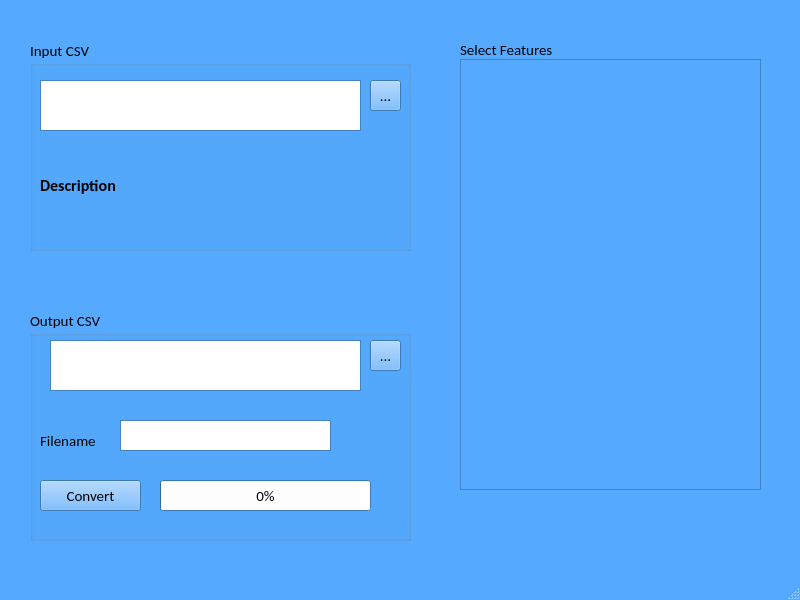
<?xml version="1.0" encoding="UTF-8"?>
<ui version="4.0">
 <class>MainWindow</class>
 <widget class="QMainWindow" name="MainWindow">
  <property name="geometry">
   <rect>
    <x>0</x>
    <y>0</y>
    <width>800</width>
    <height>600</height>
   </rect>
  </property>
  <property name="palette">
   <palette>
    <active>
     <colorrole role="WindowText">
      <brush brushstyle="SolidPattern">
       <color alpha="255">
        <red>0</red>
        <green>0</green>
        <blue>0</blue>
       </color>
      </brush>
     </colorrole>
     <colorrole role="Button">
      <brush brushstyle="SolidPattern">
       <color alpha="255">
        <red>85</red>
        <green>170</green>
        <blue>255</blue>
       </color>
      </brush>
     </colorrole>
     <colorrole role="Light">
      <brush brushstyle="SolidPattern">
       <color alpha="255">
        <red>213</red>
        <green>234</green>
        <blue>255</blue>
       </color>
      </brush>
     </colorrole>
     <colorrole role="Midlight">
      <brush brushstyle="SolidPattern">
       <color alpha="255">
        <red>149</red>
        <green>202</green>
        <blue>255</blue>
       </color>
      </brush>
     </colorrole>
     <colorrole role="Dark">
      <brush brushstyle="SolidPattern">
       <color alpha="255">
        <red>42</red>
        <green>85</green>
        <blue>127</blue>
       </color>
      </brush>
     </colorrole>
     <colorrole role="Mid">
      <brush brushstyle="SolidPattern">
       <color alpha="255">
        <red>56</red>
        <green>113</green>
        <blue>170</blue>
       </color>
      </brush>
     </colorrole>
     <colorrole role="Text">
      <brush brushstyle="SolidPattern">
       <color alpha="255">
        <red>0</red>
        <green>0</green>
        <blue>0</blue>
       </color>
      </brush>
     </colorrole>
     <colorrole role="BrightText">
      <brush brushstyle="SolidPattern">
       <color alpha="255">
        <red>255</red>
        <green>255</green>
        <blue>255</blue>
       </color>
      </brush>
     </colorrole>
     <colorrole role="ButtonText">
      <brush brushstyle="SolidPattern">
       <color alpha="255">
        <red>0</red>
        <green>0</green>
        <blue>0</blue>
       </color>
      </brush>
     </colorrole>
     <colorrole role="Base">
      <brush brushstyle="SolidPattern">
       <color alpha="255">
        <red>255</red>
        <green>255</green>
        <blue>255</blue>
       </color>
      </brush>
     </colorrole>
     <colorrole role="Window">
      <brush brushstyle="SolidPattern">
       <color alpha="255">
        <red>85</red>
        <green>170</green>
        <blue>255</blue>
       </color>
      </brush>
     </colorrole>
     <colorrole role="Shadow">
      <brush brushstyle="SolidPattern">
       <color alpha="255">
        <red>0</red>
        <green>0</green>
        <blue>0</blue>
       </color>
      </brush>
     </colorrole>
     <colorrole role="AlternateBase">
      <brush brushstyle="SolidPattern">
       <color alpha="255">
        <red>170</red>
        <green>212</green>
        <blue>255</blue>
       </color>
      </brush>
     </colorrole>
     <colorrole role="ToolTipBase">
      <brush brushstyle="SolidPattern">
       <color alpha="255">
        <red>255</red>
        <green>255</green>
        <blue>220</blue>
       </color>
      </brush>
     </colorrole>
     <colorrole role="ToolTipText">
      <brush brushstyle="SolidPattern">
       <color alpha="255">
        <red>0</red>
        <green>0</green>
        <blue>0</blue>
       </color>
      </brush>
     </colorrole>
    </active>
    <inactive>
     <colorrole role="WindowText">
      <brush brushstyle="SolidPattern">
       <color alpha="255">
        <red>0</red>
        <green>0</green>
        <blue>0</blue>
       </color>
      </brush>
     </colorrole>
     <colorrole role="Button">
      <brush brushstyle="SolidPattern">
       <color alpha="255">
        <red>85</red>
        <green>170</green>
        <blue>255</blue>
       </color>
      </brush>
     </colorrole>
     <colorrole role="Light">
      <brush brushstyle="SolidPattern">
       <color alpha="255">
        <red>213</red>
        <green>234</green>
        <blue>255</blue>
       </color>
      </brush>
     </colorrole>
     <colorrole role="Midlight">
      <brush brushstyle="SolidPattern">
       <color alpha="255">
        <red>149</red>
        <green>202</green>
        <blue>255</blue>
       </color>
      </brush>
     </colorrole>
     <colorrole role="Dark">
      <brush brushstyle="SolidPattern">
       <color alpha="255">
        <red>42</red>
        <green>85</green>
        <blue>127</blue>
       </color>
      </brush>
     </colorrole>
     <colorrole role="Mid">
      <brush brushstyle="SolidPattern">
       <color alpha="255">
        <red>56</red>
        <green>113</green>
        <blue>170</blue>
       </color>
      </brush>
     </colorrole>
     <colorrole role="Text">
      <brush brushstyle="SolidPattern">
       <color alpha="255">
        <red>0</red>
        <green>0</green>
        <blue>0</blue>
       </color>
      </brush>
     </colorrole>
     <colorrole role="BrightText">
      <brush brushstyle="SolidPattern">
       <color alpha="255">
        <red>255</red>
        <green>255</green>
        <blue>255</blue>
       </color>
      </brush>
     </colorrole>
     <colorrole role="ButtonText">
      <brush brushstyle="SolidPattern">
       <color alpha="255">
        <red>0</red>
        <green>0</green>
        <blue>0</blue>
       </color>
      </brush>
     </colorrole>
     <colorrole role="Base">
      <brush brushstyle="SolidPattern">
       <color alpha="255">
        <red>255</red>
        <green>255</green>
        <blue>255</blue>
       </color>
      </brush>
     </colorrole>
     <colorrole role="Window">
      <brush brushstyle="SolidPattern">
       <color alpha="255">
        <red>85</red>
        <green>170</green>
        <blue>255</blue>
       </color>
      </brush>
     </colorrole>
     <colorrole role="Shadow">
      <brush brushstyle="SolidPattern">
       <color alpha="255">
        <red>0</red>
        <green>0</green>
        <blue>0</blue>
       </color>
      </brush>
     </colorrole>
     <colorrole role="AlternateBase">
      <brush brushstyle="SolidPattern">
       <color alpha="255">
        <red>170</red>
        <green>212</green>
        <blue>255</blue>
       </color>
      </brush>
     </colorrole>
     <colorrole role="ToolTipBase">
      <brush brushstyle="SolidPattern">
       <color alpha="255">
        <red>255</red>
        <green>255</green>
        <blue>220</blue>
       </color>
      </brush>
     </colorrole>
     <colorrole role="ToolTipText">
      <brush brushstyle="SolidPattern">
       <color alpha="255">
        <red>0</red>
        <green>0</green>
        <blue>0</blue>
       </color>
      </brush>
     </colorrole>
    </inactive>
    <disabled>
     <colorrole role="WindowText">
      <brush brushstyle="SolidPattern">
       <color alpha="255">
        <red>42</red>
        <green>85</green>
        <blue>127</blue>
       </color>
      </brush>
     </colorrole>
     <colorrole role="Button">
      <brush brushstyle="SolidPattern">
       <color alpha="255">
        <red>85</red>
        <green>170</green>
        <blue>255</blue>
       </color>
      </brush>
     </colorrole>
     <colorrole role="Light">
      <brush brushstyle="SolidPattern">
       <color alpha="255">
        <red>213</red>
        <green>234</green>
        <blue>255</blue>
       </color>
      </brush>
     </colorrole>
     <colorrole role="Midlight">
      <brush brushstyle="SolidPattern">
       <color alpha="255">
        <red>149</red>
        <green>202</green>
        <blue>255</blue>
       </color>
      </brush>
     </colorrole>
     <colorrole role="Dark">
      <brush brushstyle="SolidPattern">
       <color alpha="255">
        <red>42</red>
        <green>85</green>
        <blue>127</blue>
       </color>
      </brush>
     </colorrole>
     <colorrole role="Mid">
      <brush brushstyle="SolidPattern">
       <color alpha="255">
        <red>56</red>
        <green>113</green>
        <blue>170</blue>
       </color>
      </brush>
     </colorrole>
     <colorrole role="Text">
      <brush brushstyle="SolidPattern">
       <color alpha="255">
        <red>42</red>
        <green>85</green>
        <blue>127</blue>
       </color>
      </brush>
     </colorrole>
     <colorrole role="BrightText">
      <brush brushstyle="SolidPattern">
       <color alpha="255">
        <red>255</red>
        <green>255</green>
        <blue>255</blue>
       </color>
      </brush>
     </colorrole>
     <colorrole role="ButtonText">
      <brush brushstyle="SolidPattern">
       <color alpha="255">
        <red>42</red>
        <green>85</green>
        <blue>127</blue>
       </color>
      </brush>
     </colorrole>
     <colorrole role="Base">
      <brush brushstyle="SolidPattern">
       <color alpha="255">
        <red>85</red>
        <green>170</green>
        <blue>255</blue>
       </color>
      </brush>
     </colorrole>
     <colorrole role="Window">
      <brush brushstyle="SolidPattern">
       <color alpha="255">
        <red>85</red>
        <green>170</green>
        <blue>255</blue>
       </color>
      </brush>
     </colorrole>
     <colorrole role="Shadow">
      <brush brushstyle="SolidPattern">
       <color alpha="255">
        <red>0</red>
        <green>0</green>
        <blue>0</blue>
       </color>
      </brush>
     </colorrole>
     <colorrole role="AlternateBase">
      <brush brushstyle="SolidPattern">
       <color alpha="255">
        <red>85</red>
        <green>170</green>
        <blue>255</blue>
       </color>
      </brush>
     </colorrole>
     <colorrole role="ToolTipBase">
      <brush brushstyle="SolidPattern">
       <color alpha="255">
        <red>255</red>
        <green>255</green>
        <blue>220</blue>
       </color>
      </brush>
     </colorrole>
     <colorrole role="ToolTipText">
      <brush brushstyle="SolidPattern">
       <color alpha="255">
        <red>0</red>
        <green>0</green>
        <blue>0</blue>
       </color>
      </brush>
     </colorrole>
    </disabled>
   </palette>
  </property>
  <property name="font">
   <font>
    <family>Calibri</family>
    <pointsize>11</pointsize>
   </font>
  </property>
  <property name="windowTitle">
   <string>MainWindow</string>
  </property>
  <widget class="QWidget" name="centralwidget">
   <widget class="QGroupBox" name="groupBox">
    <property name="geometry">
     <rect>
      <x>30</x>
      <y>40</y>
      <width>381</width>
      <height>211</height>
     </rect>
    </property>
    <property name="title">
     <string>Input CSV</string>
    </property>
    <widget class="QLabel" name="des">
     <property name="geometry">
      <rect>
       <x>10</x>
       <y>110</y>
       <width>361</width>
       <height>71</height>
      </rect>
     </property>
     <property name="font">
      <font>
       <pointsize>12</pointsize>
       <weight>75</weight>
       <bold>true</bold>
      </font>
     </property>
     <property name="text">
      <string>&lt;html&gt;&lt;head/&gt;&lt;body&gt;&lt;p&gt;Description&lt;/p&gt;&lt;/body&gt;&lt;/html&gt;</string>
     </property>
    </widget>
    <widget class="QTextBrowser" name="input">
     <property name="geometry">
      <rect>
       <x>10</x>
       <y>40</y>
       <width>321</width>
       <height>51</height>
      </rect>
     </property>
    </widget>
    <widget class="QToolButton" name="inputbrowser">
     <property name="geometry">
      <rect>
       <x>340</x>
       <y>40</y>
       <width>31</width>
       <height>31</height>
      </rect>
     </property>
     <property name="text">
      <string>...</string>
     </property>
    </widget>
   </widget>
   <widget class="QGroupBox" name="features">
    <property name="geometry">
     <rect>
      <x>460</x>
      <y>39</y>
      <width>301</width>
      <height>451</height>
     </rect>
    </property>
    <property name="palette">
     <palette>
      <active>
       <colorrole role="WindowText">
        <brush brushstyle="SolidPattern">
         <color alpha="255">
          <red>0</red>
          <green>0</green>
          <blue>0</blue>
         </color>
        </brush>
       </colorrole>
       <colorrole role="Button">
        <brush brushstyle="SolidPattern">
         <color alpha="255">
          <red>85</red>
          <green>170</green>
          <blue>255</blue>
         </color>
        </brush>
       </colorrole>
       <colorrole role="Light">
        <brush brushstyle="SolidPattern">
         <color alpha="255">
          <red>213</red>
          <green>234</green>
          <blue>255</blue>
         </color>
        </brush>
       </colorrole>
       <colorrole role="Midlight">
        <brush brushstyle="SolidPattern">
         <color alpha="255">
          <red>149</red>
          <green>202</green>
          <blue>255</blue>
         </color>
        </brush>
       </colorrole>
       <colorrole role="Dark">
        <brush brushstyle="SolidPattern">
         <color alpha="255">
          <red>42</red>
          <green>85</green>
          <blue>127</blue>
         </color>
        </brush>
       </colorrole>
       <colorrole role="Mid">
        <brush brushstyle="SolidPattern">
         <color alpha="255">
          <red>56</red>
          <green>113</green>
          <blue>170</blue>
         </color>
        </brush>
       </colorrole>
       <colorrole role="Text">
        <brush brushstyle="SolidPattern">
         <color alpha="255">
          <red>0</red>
          <green>0</green>
          <blue>0</blue>
         </color>
        </brush>
       </colorrole>
       <colorrole role="BrightText">
        <brush brushstyle="SolidPattern">
         <color alpha="255">
          <red>255</red>
          <green>255</green>
          <blue>255</blue>
         </color>
        </brush>
       </colorrole>
       <colorrole role="ButtonText">
        <brush brushstyle="SolidPattern">
         <color alpha="255">
          <red>0</red>
          <green>0</green>
          <blue>0</blue>
         </color>
        </brush>
       </colorrole>
       <colorrole role="Base">
        <brush brushstyle="SolidPattern">
         <color alpha="255">
          <red>255</red>
          <green>255</green>
          <blue>255</blue>
         </color>
        </brush>
       </colorrole>
       <colorrole role="Window">
        <brush brushstyle="SolidPattern">
         <color alpha="255">
          <red>85</red>
          <green>170</green>
          <blue>255</blue>
         </color>
        </brush>
       </colorrole>
       <colorrole role="Shadow">
        <brush brushstyle="SolidPattern">
         <color alpha="255">
          <red>0</red>
          <green>0</green>
          <blue>0</blue>
         </color>
        </brush>
       </colorrole>
       <colorrole role="AlternateBase">
        <brush brushstyle="SolidPattern">
         <color alpha="255">
          <red>170</red>
          <green>212</green>
          <blue>255</blue>
         </color>
        </brush>
       </colorrole>
       <colorrole role="ToolTipBase">
        <brush brushstyle="SolidPattern">
         <color alpha="255">
          <red>255</red>
          <green>255</green>
          <blue>220</blue>
         </color>
        </brush>
       </colorrole>
       <colorrole role="ToolTipText">
        <brush brushstyle="SolidPattern">
         <color alpha="255">
          <red>0</red>
          <green>0</green>
          <blue>0</blue>
         </color>
        </brush>
       </colorrole>
      </active>
      <inactive>
       <colorrole role="WindowText">
        <brush brushstyle="SolidPattern">
         <color alpha="255">
          <red>0</red>
          <green>0</green>
          <blue>0</blue>
         </color>
        </brush>
       </colorrole>
       <colorrole role="Button">
        <brush brushstyle="SolidPattern">
         <color alpha="255">
          <red>85</red>
          <green>170</green>
          <blue>255</blue>
         </color>
        </brush>
       </colorrole>
       <colorrole role="Light">
        <brush brushstyle="SolidPattern">
         <color alpha="255">
          <red>213</red>
          <green>234</green>
          <blue>255</blue>
         </color>
        </brush>
       </colorrole>
       <colorrole role="Midlight">
        <brush brushstyle="SolidPattern">
         <color alpha="255">
          <red>149</red>
          <green>202</green>
          <blue>255</blue>
         </color>
        </brush>
       </colorrole>
       <colorrole role="Dark">
        <brush brushstyle="SolidPattern">
         <color alpha="255">
          <red>42</red>
          <green>85</green>
          <blue>127</blue>
         </color>
        </brush>
       </colorrole>
       <colorrole role="Mid">
        <brush brushstyle="SolidPattern">
         <color alpha="255">
          <red>56</red>
          <green>113</green>
          <blue>170</blue>
         </color>
        </brush>
       </colorrole>
       <colorrole role="Text">
        <brush brushstyle="SolidPattern">
         <color alpha="255">
          <red>0</red>
          <green>0</green>
          <blue>0</blue>
         </color>
        </brush>
       </colorrole>
       <colorrole role="BrightText">
        <brush brushstyle="SolidPattern">
         <color alpha="255">
          <red>255</red>
          <green>255</green>
          <blue>255</blue>
         </color>
        </brush>
       </colorrole>
       <colorrole role="ButtonText">
        <brush brushstyle="SolidPattern">
         <color alpha="255">
          <red>0</red>
          <green>0</green>
          <blue>0</blue>
         </color>
        </brush>
       </colorrole>
       <colorrole role="Base">
        <brush brushstyle="SolidPattern">
         <color alpha="255">
          <red>255</red>
          <green>255</green>
          <blue>255</blue>
         </color>
        </brush>
       </colorrole>
       <colorrole role="Window">
        <brush brushstyle="SolidPattern">
         <color alpha="255">
          <red>85</red>
          <green>170</green>
          <blue>255</blue>
         </color>
        </brush>
       </colorrole>
       <colorrole role="Shadow">
        <brush brushstyle="SolidPattern">
         <color alpha="255">
          <red>0</red>
          <green>0</green>
          <blue>0</blue>
         </color>
        </brush>
       </colorrole>
       <colorrole role="AlternateBase">
        <brush brushstyle="SolidPattern">
         <color alpha="255">
          <red>170</red>
          <green>212</green>
          <blue>255</blue>
         </color>
        </brush>
       </colorrole>
       <colorrole role="ToolTipBase">
        <brush brushstyle="SolidPattern">
         <color alpha="255">
          <red>255</red>
          <green>255</green>
          <blue>220</blue>
         </color>
        </brush>
       </colorrole>
       <colorrole role="ToolTipText">
        <brush brushstyle="SolidPattern">
         <color alpha="255">
          <red>0</red>
          <green>0</green>
          <blue>0</blue>
         </color>
        </brush>
       </colorrole>
      </inactive>
      <disabled>
       <colorrole role="WindowText">
        <brush brushstyle="SolidPattern">
         <color alpha="255">
          <red>42</red>
          <green>85</green>
          <blue>127</blue>
         </color>
        </brush>
       </colorrole>
       <colorrole role="Button">
        <brush brushstyle="SolidPattern">
         <color alpha="255">
          <red>85</red>
          <green>170</green>
          <blue>255</blue>
         </color>
        </brush>
       </colorrole>
       <colorrole role="Light">
        <brush brushstyle="SolidPattern">
         <color alpha="255">
          <red>213</red>
          <green>234</green>
          <blue>255</blue>
         </color>
        </brush>
       </colorrole>
       <colorrole role="Midlight">
        <brush brushstyle="SolidPattern">
         <color alpha="255">
          <red>149</red>
          <green>202</green>
          <blue>255</blue>
         </color>
        </brush>
       </colorrole>
       <colorrole role="Dark">
        <brush brushstyle="SolidPattern">
         <color alpha="255">
          <red>42</red>
          <green>85</green>
          <blue>127</blue>
         </color>
        </brush>
       </colorrole>
       <colorrole role="Mid">
        <brush brushstyle="SolidPattern">
         <color alpha="255">
          <red>56</red>
          <green>113</green>
          <blue>170</blue>
         </color>
        </brush>
       </colorrole>
       <colorrole role="Text">
        <brush brushstyle="SolidPattern">
         <color alpha="255">
          <red>42</red>
          <green>85</green>
          <blue>127</blue>
         </color>
        </brush>
       </colorrole>
       <colorrole role="BrightText">
        <brush brushstyle="SolidPattern">
         <color alpha="255">
          <red>255</red>
          <green>255</green>
          <blue>255</blue>
         </color>
        </brush>
       </colorrole>
       <colorrole role="ButtonText">
        <brush brushstyle="SolidPattern">
         <color alpha="255">
          <red>42</red>
          <green>85</green>
          <blue>127</blue>
         </color>
        </brush>
       </colorrole>
       <colorrole role="Base">
        <brush brushstyle="SolidPattern">
         <color alpha="255">
          <red>85</red>
          <green>170</green>
          <blue>255</blue>
         </color>
        </brush>
       </colorrole>
       <colorrole role="Window">
        <brush brushstyle="SolidPattern">
         <color alpha="255">
          <red>85</red>
          <green>170</green>
          <blue>255</blue>
         </color>
        </brush>
       </colorrole>
       <colorrole role="Shadow">
        <brush brushstyle="SolidPattern">
         <color alpha="255">
          <red>0</red>
          <green>0</green>
          <blue>0</blue>
         </color>
        </brush>
       </colorrole>
       <colorrole role="AlternateBase">
        <brush brushstyle="SolidPattern">
         <color alpha="255">
          <red>85</red>
          <green>170</green>
          <blue>255</blue>
         </color>
        </brush>
       </colorrole>
       <colorrole role="ToolTipBase">
        <brush brushstyle="SolidPattern">
         <color alpha="255">
          <red>255</red>
          <green>255</green>
          <blue>220</blue>
         </color>
        </brush>
       </colorrole>
       <colorrole role="ToolTipText">
        <brush brushstyle="SolidPattern">
         <color alpha="255">
          <red>0</red>
          <green>0</green>
          <blue>0</blue>
         </color>
        </brush>
       </colorrole>
      </disabled>
     </palette>
    </property>
    <property name="title">
     <string>Select Features</string>
    </property>
    <widget class="QScrollArea" name="scrol">
     <property name="geometry">
      <rect>
       <x>0</x>
       <y>20</y>
       <width>301</width>
       <height>431</height>
      </rect>
     </property>
     <property name="widgetResizable">
      <bool>true</bool>
     </property>
     <widget class="QWidget" name="scrollAreaWidgetContents">
      <property name="geometry">
       <rect>
        <x>0</x>
        <y>0</y>
        <width>299</width>
        <height>429</height>
       </rect>
      </property>
     </widget>
    </widget>
   </widget>
   <widget class="QGroupBox" name="groupBox_3">
    <property name="geometry">
     <rect>
      <x>30</x>
      <y>310</y>
      <width>381</width>
      <height>231</height>
     </rect>
    </property>
    <property name="title">
     <string>Output CSV</string>
    </property>
    <widget class="QToolButton" name="outputbrowser">
     <property name="geometry">
      <rect>
       <x>340</x>
       <y>30</y>
       <width>31</width>
       <height>31</height>
      </rect>
     </property>
     <property name="text">
      <string>...</string>
     </property>
    </widget>
    <widget class="QLabel" name="label_2">
     <property name="geometry">
      <rect>
       <x>10</x>
       <y>110</y>
       <width>61</width>
       <height>41</height>
      </rect>
     </property>
     <property name="text">
      <string>Filename</string>
     </property>
    </widget>
    <widget class="QTextEdit" name="outName">
     <property name="geometry">
      <rect>
       <x>90</x>
       <y>110</y>
       <width>211</width>
       <height>31</height>
      </rect>
     </property>
    </widget>
    <widget class="QPushButton" name="convert">
     <property name="geometry">
      <rect>
       <x>10</x>
       <y>170</y>
       <width>101</width>
       <height>31</height>
      </rect>
     </property>
     <property name="text">
      <string>Convert</string>
     </property>
    </widget>
    <widget class="QProgressBar" name="progress">
     <property name="geometry">
      <rect>
       <x>130</x>
       <y>170</y>
       <width>211</width>
       <height>31</height>
      </rect>
     </property>
     <property name="value">
      <number>0</number>
     </property>
    </widget>
    <widget class="QTextBrowser" name="output">
     <property name="geometry">
      <rect>
       <x>20</x>
       <y>30</y>
       <width>311</width>
       <height>51</height>
      </rect>
     </property>
    </widget>
   </widget>
  </widget>
  <widget class="QMenuBar" name="menubar">
   <property name="geometry">
    <rect>
     <x>0</x>
     <y>0</y>
     <width>800</width>
     <height>21</height>
    </rect>
   </property>
  </widget>
  <widget class="QStatusBar" name="statusbar"/>
 </widget>
 <resources/>
 <connections/>
</ui>
